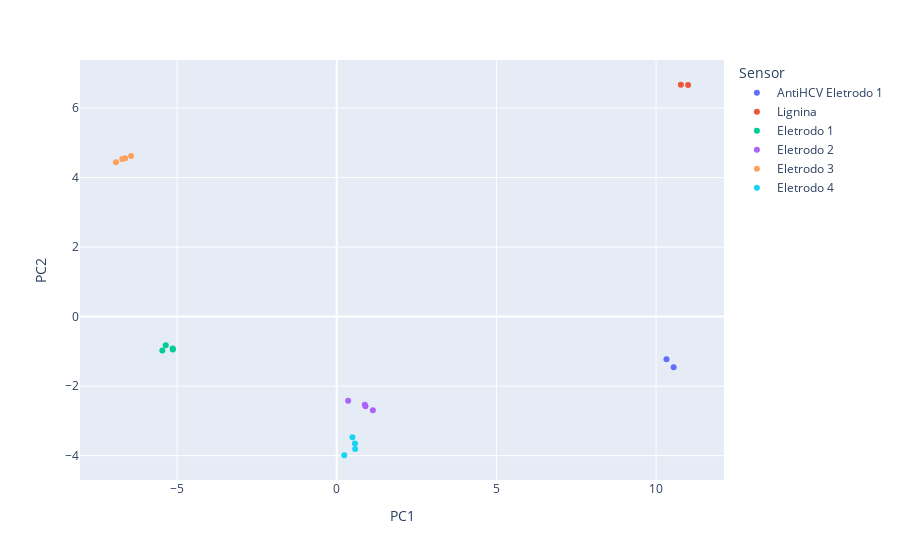

The notebook cell this image was saved under:
### Code cell
# 4. Scores plot
# check API documentation for plotly.express https://plotly.com/python/3d-scatter-plots

import plotly.express as px

fig = px.scatter(df_scores, x='PC1', y='PC2', color='Sensor')
fig.show()

### Figure 1 — Plotly figure (JSON) as saved in the notebook; plotly's stock layout.template omitted (floating-point values rounded to 4 significant figures)
{"data": [{"hovertemplate": "Sensor=AntiHCV Eletrodo 1<br>PC1=%{x}<br>PC2=%{y}<extra></extra>", "legendgroup": "AntiHCV Eletrodo 1", "marker": {"color": "#636efa", "symbol": "circle"}, "mode": "markers", "name": "AntiHCV Eletrodo 1", "orientation": "v", "showlegend": true, "type": "scatter", "x": [10.55, 10.33], "xaxis": "x", "y": [-1.46, -1.225], "yaxis": "y"}, {"hovertemplate": "Sensor=Lignina<br>PC1=%{x}<br>PC2=%{y}<extra></extra>", "legendgroup": "Lignina", "marker": {"color": "#EF553B", "symbol": "circle"}, "mode": "markers", "name": "Lignina", "orientation": "v", "showlegend": true, "type": "scatter", "x": [10.78, 11.0], "xaxis": "x", "y": [6.671, 6.668], "yaxis": "y"}, {"hovertemplate": "Sensor=Eletrodo 1<br>PC1=%{x}<br>PC2=%{y}<extra></extra>", "legendgroup": "Eletrodo 1", "marker": {"color": "#00cc96", "symbol": "circle"}, "mode": "markers", "name": "Eletrodo 1", "orientation": "v", "showlegend": true, "type": "scatter", "x": [-5.357, -5.134, -5.136, -5.463], "xaxis": "x", "y": [-0.8238, -0.9494, -0.9158, -0.9733], "yaxis": "y"}, {"hovertemplate": "Sensor=Eletrodo 2<br>PC1=%{x}<br>PC2=%{y}<extra></extra>", "legendgroup": "Eletrodo 2", "marker": {"color": "#ab63fa", "symbol": "circle"}, "mode": "markers", "name": "Eletrodo 2", "orientation": "v", "showlegend": true, "type": "scatter", "x": [0.8991, 1.131, 0.8795, 0.3572], "xaxis": "x", "y": [-2.576, -2.693, -2.537, -2.42], "yaxis": "y"}, {"hovertemplate": "Sensor=Eletrodo 3<br>PC1=%{x}<br>PC2=%{y}<extra></extra>", "legendgroup": "Eletrodo 3", "marker": {"color": "#FFA15A", "symbol": "circle"}, "mode": "markers", "name": "Eletrodo 3", "orientation": "v", "showlegend": true, "type": "scatter", "x": [-6.443, -6.628, -6.72, -6.916], "xaxis": "x", "y": [4.618, 4.56, 4.535, 4.44], "yaxis": "y"}, {"hovertemplate": "Sensor=Eletrodo 4<br>PC1=%{x}<br>PC2=%{y}<extra></extra>", "legendgroup": "Eletrodo 4", "marker": {"color": "#19d3f3", "symbol": "circle"}, "mode": "markers", "name": "Eletrodo 4", "orientation": "v", "showlegend": true, "type": "scatter", "x": [0.4909, 0.5698, 0.575, 0.2341], "xaxis": "x", "y": [-3.467, -3.653, -3.809, -3.989], "yaxis": "y"}], "layout": {"legend": {"title": {"text": "Sensor"}, "tracegroupgap": 0}, "margin": {"t": 60}, "xaxis": {"anchor": "y", "domain": [0, 1], "title": {"text": "PC1"}}, "yaxis": {"anchor": "x", "domain": [0, 1], "title": {"text": "PC2"}}}}
